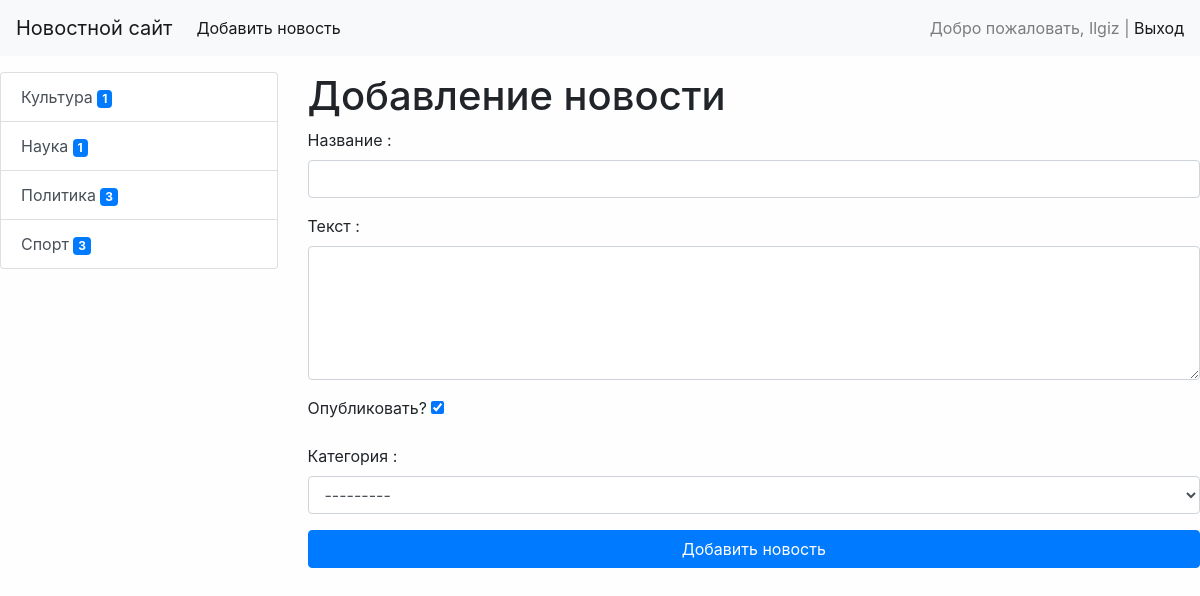
The page /news/add-news (signed in) on the database its author committed.
### news/models.py (models this page shows, shortened)
class Category(models.Model):
    title = models.CharField(max_length=150, db_index=True, verbose_name='Наименование категории')
    def __str__(self):
        return self.title
    class Meta:
        verbose_name = 'Категория'
        verbose_name_plural = 'Категории'
        ordering = ['title']

### news/views.py (the view)
# urls.py: path('news/add-news', CreateNews.as_view(), name='add_news'),
class CreateNews(LoginRequiredMixin ,CreateView):
    form_class = NewsForm
    template_name = 'news/add_news.html'
    login_url = '/admin/'

### news/forms.py
class NewsForm(forms.ModelForm):
    class Meta:
        model = News
        fields = ['title', 'content', 'is_published', 'category']
        widgets = {
            'title': forms.TextInput(attrs={'class': 'form-control'}),
            'content': forms.Textarea(attrs={'class': 'form-control', 'rows': 5}),
            'category': forms.Select(attrs={'class': 'form-control'}),
        }

### news/templatetags/news_tags.py (called while the page is built)
@register.inclusion_tag('news/list_categories.html')
def show_categories():
    categories = Category.objects.annotate(cat=Count('news__is_published', filter=F('news__is_published'))).filter(cat__gt=0)
    return {
        'categories': categories,
    }

### news/templates/news/add_news.html (shortened to what this page needs)
{% extends 'base.html' %}
{% block sidebar %}
{% include 'inc/_sidebar.html' %}
{% endblock %}
{% block content %}
<h1>Добавление новости</h1>
<form action="{% url 'add_news' %}" method="post">
    <div class="form-group">
        <label for="{{form.title.id_for_label}}">Название : </label>
        {{form.title}}
    </div>
    <div class="form-group">
        <label for="{{form.content.id_for_label}}">Текст : </label>
        {{form.content}}
    </div>
    <div class="form-group">
        <label for="{{form.is_published.id_for_label}}">Опубликовать?</label>
        {{form.is_published}}
    </div>
    <div class="form-group">
        <label for="{{form.category.id_for_label}}">Категория : </label>
        {{form.category}}
    </div>
    <button class="btn btn-primary btn-block" type='submit'>
        Добавить новость
    </button>
</form>
{% endblock %}

### templates/inc/_nav.html (shortened to what this page needs)
<nav class="navbar navbar-expand-lg navbar-light bg-light">
    <a class="navbar-brand" href="{% url 'home' %}">Новостной сайт</a>
    <div class="collapse navbar-collapse" id="navbarSupportedContent">
        <ul class="navbar-nav mr-auto">
            {% if request.user.is_authenticated %}
            <li class="nav-item active"><a class="nav-link" href="{% url 'add_news' %}">Добавить новость</a></li>
            {% endif %}
        </ul>
        <span class="navbar-text">
            {% if request.user.is_authenticated %}
            Добро пожаловать, {{ user.username }} | <a href="{% url 'logout' %}">Выход</a>
            {% else %}
            <a href="{% url 'register' %}">Регистрация</a> | <a href="{% url 'login' %}">Вход</a>
            {% endif %}
        </span>
    </div>
</nav>

### news/templates/news/list_categories.html
<div class="list-group">
    {% for item in categories %}
    <a href="{% url 'category' item.pk %}" class="list-group-item list-group-item-action">
        {{ item.title }}
        <span class="badge badge-primary">{{ item.cat }}</span>
    </a>
    {% endfor %}
</div>

### my_first_project/static/css/style.css (style rules this page uses)
body { background-color: #fefefe73; }

### rows shown on the page
Category: title "Культура", cat "1"
Category: title "Наука", cat "1"
Category: title "Политика", cat "3"
Category: title "Спорт", cat "3"

### other values the page prints
{{ user.username }} "Ilgiz"
